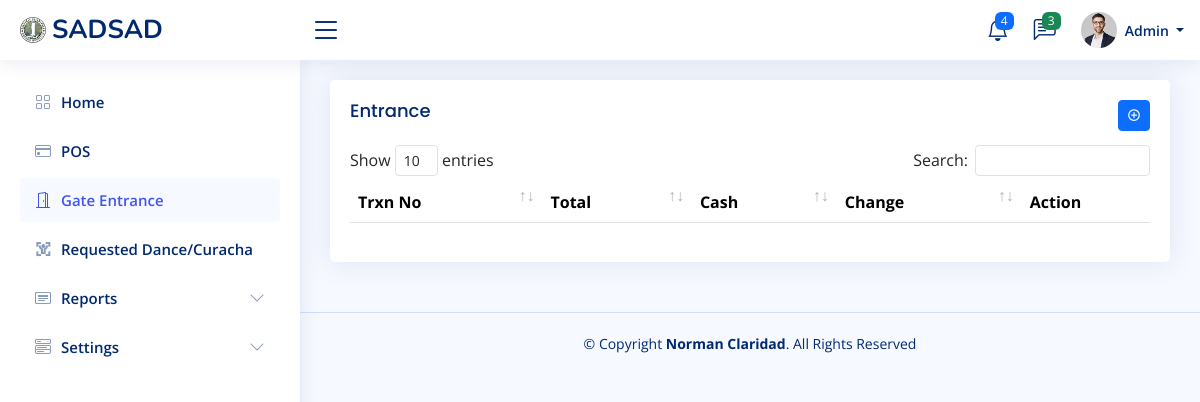
The app's page /views/entrance.php (signed in) with its own data.
### tables this page shows
CREATE TABLE `menu` (
  `id` int NOT NULL AUTO_INCREMENT,
  `name` varchar(45) DEFAULT NULL,
  `url` varchar(255) DEFAULT NULL,
  `icon` varchar(45) DEFAULT NULL,
  `sort` int NOT NULL DEFAULT '0',
  `active_keyword` varchar(45) DEFAULT NULL,
  `is_active` char(1) NOT NULL DEFAULT 'Y' COMMENT 'Y = Yes\nN = No',
  `created_by` int DEFAULT NULL,
  `created_at` datetime DEFAULT NULL,
  `updated_by` int DEFAULT NULL,
  `updated_at` timestamp NOT NULL DEFAULT CURRENT_TIMESTAMP ON UPDATE CURRENT_TIMESTAMP,
  PRIMARY KEY (`id`)
);

### models/Models.php (called while the page is built)
<?php
class Models {
    protected function getDocumentRoot() {
        return $_SERVER['DOCUMENT_ROOT'];
    }
}

### inc/conn.php (called while the page is built, shortened)
<?php
class DB
{
	private $pdo;
	private static $instance = null;
	private function __construct() {
		$dsn = 'mysql:dbname=sadsad;host=127.0.0.1';
		$user = 'root';
		$password = '';
		$this->pdo = new \PDO($dsn, $user, $password);
	}
	public static function getInstance() {
		if (null === self::$instance) {
			self::$instance = new $c;
		}
		return self::$instance;
	}
	public function select($sql, $action = 'all') {
		$sth = $this->pdo->query($sql);
		return $sth->fetchAll();
	}
}

### models/Menu.php (called while the page is built, shortened)
<?php
require_once('Models.php');
class Menu extends Models {
    protected $db;
    private $table;
    public function __construct() {
		require_once($this->getDocumentRoot() . '/inc/conn.php');
        $this->db = DB::getInstance();
        $this->table = 'menu';
	}
	public function getWhere( $where = '', $sortBy = 'name ASC') {
		$sql = "SELECT * FROM $this->table WHERE 1 ";
		$sql .= " ORDER BY $sortBy ";
        $rows = $this->db->select($sql);
        return $rows;
	}
}

### models/Sub_menu.php (called while the page is built, shortened)
<?php
require_once('Models.php');
class Sub_menu extends Models
{
    protected $db;
    private $table;
    public function __construct() {
		require_once($this->getDocumentRoot() . '/inc/conn.php');
        $this->db = DB::getInstance();
        $this->table = 'sub_menu';
	}
	public function getWhere($where = '', $sortBy = 'sort ASC') {
		$sql = "SELECT * FROM $this->table WHERE is_active = 'Y'";
		if(!empty($where)) {
			$sql .= " $where";
		}
		$sql .= " ORDER BY $sortBy ";
        $rows = $this->db->select($sql);
        return $rows;
	}
}

### inc/helpers.php (called while the page is built, shortened)
<?php
class Helpers {
     public function checkactivemenu($uri, $activekeyword) : bool {
        if(strpos($uri, $activekeyword) !== false) {
            return true;
        }
        return false;
    }
}

### views/entrance.php (the view, shortened to what this page needs)
<?php
require_once('../inc/helpers.php');
$helpers = new Helpers();
include_once '../templates/header.php';
include_once '../templates/sidebar.php';
?>
<main id="main" class="main">
    <section class="section">
        <div class="row">
            <div class="col-lg-12">
                <div class="card">
                    <div class="card-body">
                        <h5 class="card-title">Entrance
                            <span class="float-end">
                                <a class="btn btn-sm btn-primary" id="btn-add">
                                    <i class="ri-add-circle-line"></i>
                                </a>
                            </span>
                        </h5>
                        <table class="table datatable" id="table-data">
                            <thead>
                            <tr>
                                <th>Trxn No</th>
                                <th>
                                    Total
                                </th>
                                <th>
                                    Cash
                                </th>
                                <th>
                                    Change
                                </th>
                                <th>Action</th>
                            </tr>
                            </thead>
                        </table>
                    </div>
                </div>
            </div>
        </div>
    </section>
</main>
<?php
    include_once '../templates/footer.php';
?>

### templates/sidebar.php (shortened to what this page needs)
<?php
require ($_SERVER['DOCUMENT_ROOT'] . '/models/Menu.php');
require ($_SERVER['DOCUMENT_ROOT'] . '/models/Sub_menu.php');
$menu       = new Menu();
$sub_menu   = new Sub_menu();
$resMenu = $menu->getWhere('', 'sort ASC');
$menu_list = [];
foreach($resMenu AS $row) {
    $resSubMenu = $sub_menu->getWhere(" AND menu_id = " . $row['id'], "name ASC");
    $menu_list[] = [
        'id'    => $row['id'],
        'name'  => $row['name'],
        'url'   => $row['url'],
        'icon'  => $row['icon'],
        'active_keyword'  => $row['active_keyword'],
        'sub_menu' => $resSubMenu
    ];
}
?>
  <aside id="sidebar" class="sidebar">
    <ul class="sidebar-nav" id="sidebar-nav">
    <?php foreach($menu_list AS $row):
            $checkmenu = $helpers->checkactivemenu($uri, $row['active_keyword']);
            $active = ($checkmenu) ? '' : 'collapsed';
            $areaexpanded = ($checkmenu) ? 'aria-expanded="true"' : '';
            $baseUrl = BASE_URL;
            if($row['active_keyword'] != 'home') {
                $baseUrl = BASE_URL . $row['url'];
            }
        ?>
        <?php if(empty($row['sub_menu'])): ?>
        <li class="nav-item">
            <a class="nav-link <?php echo $active ?>" href="<?php echo $baseUrl ?>">
                <i class="<?php echo $row['icon'] ?>"></i>
                <?php echo $row['name'] ?>
            </a>
        </li>
        <?php else : ?>
        <li class="nav-item">
            <a class="nav-link <?php echo $active ?>" data-bs-target="#<?php echo $row['active_keyword'] ?>-nav" data-bs-toggle="collapse" href="#" <?php echo $areaexpanded ?>>
                <i class="<?php echo $row['icon'] ?>"></i><span><?php echo $row['name'] ?></span><i class="bi bi-chevron-down ms-auto"></i>
            </a>
        </li>
        <?php endif; ?>
        <?php endforeach; ?>
    </ul>
  </aside>

### assets/css/style.css (style rules this page uses)
:root { scroll-behavior: smooth; }
body { font-family: "Open Sans", sans-serif; background: #f6f9ff; color: #444444; }
a { color: #4154f1; text-decoration: none; }
h1, h2, h3, h4, h5, h6 { font-family: "Nunito", sans-serif; }
#main { margin-top: 60px; padding: 20px 30px; transition: all 0.3s; }
.card { margin-bottom: 30px; border: none; border-radius: 5px; box-shadow: 0px 0 30px rgba(1, 41, 112, 0.1); }
.card-title { padding: 20px 0 15px 0; font-size: 18px; font-weight: 500; color: #012970; font-family: "Poppins", sans-serif; }
.card-title span { color: #899bbd; font-size: 14px; font-weight: 400; }
.card-body { padding: 0 20px 20px 20px; }
.sidebar { position: fixed; top: 60px; left: 0; bottom: 0; width: 300px; z-index: 996; transition: all 0.3s; padding: 20px; overflow-y: auto; scrollbar-width: thin; scrollbar-color: #aab7cf transparent; box-shadow: 0px 0px 20px rgba(1, 41, 112, 0.1); background-color: #fff; }
@media (min-width: 1200px) { #main, #footer { margin-left: 300px; } }
.sidebar-nav { padding: 0; margin: 0; list-style: none; }
.sidebar-nav li { padding: 0; margin: 0; list-style: none; }
.sidebar-nav .nav-item { margin-bottom: 5px; }
.sidebar-nav .nav-link { display: flex; align-items: center; font-size: 15px; font-weight: 600; color: #4154f1; transition: 0.3; background: #f6f9ff; padding: 10px 15px; border-radius: 4px; }
.sidebar-nav .nav-link i { font-size: 16px; margin-right: 10px; color: #4154f1; }
.sidebar-nav .nav-link.collapsed { color: #012970; background: #fff; }
.sidebar-nav .nav-link.collapsed i { color: #899bbd; }
.sidebar-nav .nav-link .bi-chevron-down { margin-right: 0; transition: transform 0.2s ease-in-out; }

### records on screen
menu: name "Home"
menu: name "POS"
menu: name "Gate Entrance"
menu: name "Requested Dance/Curacha"
menu: name "Reports"
menu: name "Settings"

### other values on screen
LOGO_TEXT "SADSAD"
$_SESSION['SESS_FIRST_NAME'] "Admin"
